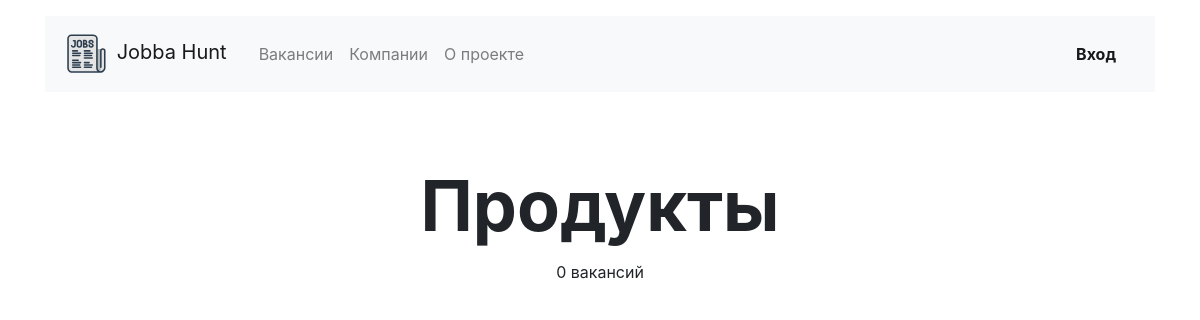
The app's page /jobs/cat/products/, older data.
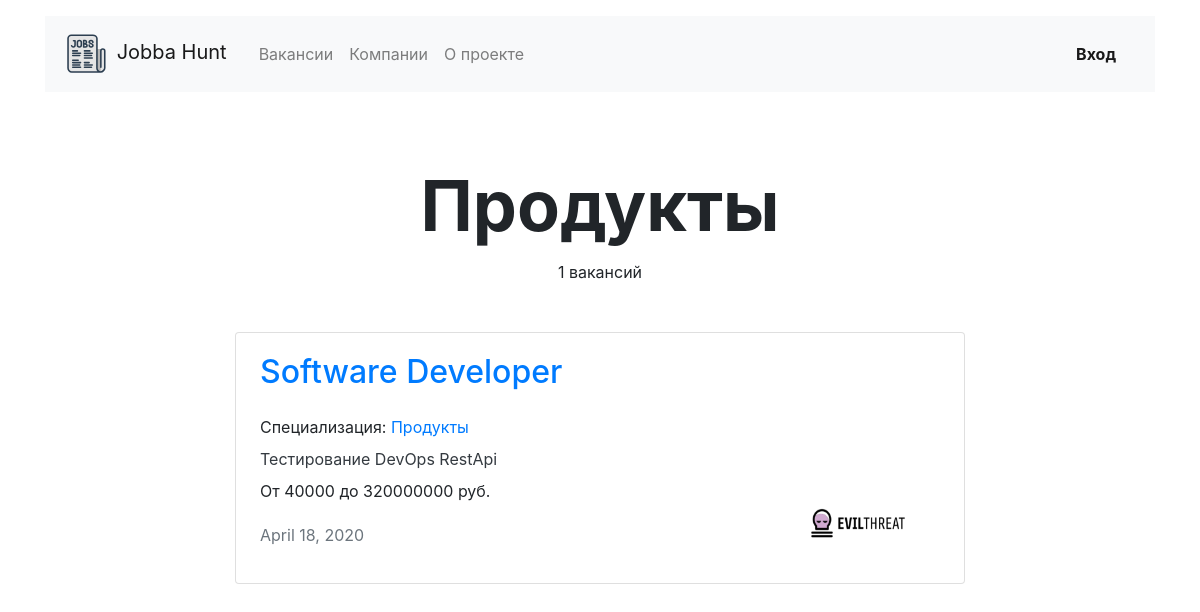
The same page, newer data.
### jobs/models.py (models this page shows, shortened)
class Specialty(models.Model):
    code = models.CharField(max_length=64)
    title = models.CharField(max_length=64)
    picture = models.ImageField(upload_to=settings.MEDIA_SPECIALITY_IMAGE_DIR)
    def __str__(self):
        return self.title

class Vacancy(models.Model):
    title = models.CharField(max_length=64)
    specialty = models.ForeignKey(Specialty,
                                  on_delete=models.CASCADE,
                                  related_name='vacancies')
    company = models.ForeignKey(Company, on_delete=models.CASCADE, related_name='vacancies')
    skills = models.ManyToManyField(Skill, related_name='vacancies')
    description = models.CharField(max_length=256)
    salary_min = models.PositiveIntegerField()
    salary_max = models.PositiveIntegerField()
    published_at = models.DateField(auto_now_add=True)

class Skill(models.Model):
    title = models.CharField(max_length=64)

class Company(models.Model):
    name = models.CharField(max_length=64)
    location = models.CharField(max_length=64)
    logo = models.ImageField(upload_to=settings.MEDIA_COMPANY_IMAGE_DIR)
    description = models.CharField(max_length=256)
    employee_count = models.PositiveIntegerField()
    owner = models.OneToOneField('accounts.CustomUser',
                                 on_delete=models.CASCADE,
                                 related_name='company',
                                 default=None,
                                 null=True)

### jobs/views.py (the view)
# urls.py: path('jobs/cat/<str:specialization>/', SpecializationView.as_view(), name='specialization_detail'),
class SpecializationView(View):
    template_name = "jobs/specialization.html"
    def get(self, request, specialization: str):
        selected_specialization = Specialty.objects.filter(code=specialization).first()
        if selected_specialization == None:
            raise Http404
        return render(
            request,
            self.template_name,
            context={
                "specialization": selected_specialization,
                "vacancies": Vacancy.objects.filter(specialty__code=specialization).all().order_by('-published_at')
            }
        )

### templates/jobs/specialization.html
{% extends 'jobs/base_with_menu_and_vacancies_list.html' %}
{% block header %}
<h1 class="h1 text-center mx-auto mt-4 pt-5" style="font-size: 70px;">
    <strong>{{ specialization.title|title }}</strong></h1>
<p class="text-center pt-1"> {{ vacancies.count }} вакансий</p>
{% endblock %}

### templates/jobs/base_with_menu_and_vacancies_list.html
{% extends 'base_with_menu.html' %}
{% block content %}
<main class="container mt-3">
    <section>
        {% block header %}
        {% endblock %}
        <div class="row mt-5">
            <div class="col-12 col-lg-8 offset-lg-2 m-auto">
                {% for vacancy in vacancies %}
                <div class="card mb-4">
                    <div class="card-body px-4">
                        <div class="row">
                            <div class="col-12 col-md-8 col-lg-9">
                                <a href="{% url 'job_detail' vacancy.pk %}">
                                    <h2 class="h2 pb-2">{{ vacancy.title }}</h2>
                                </a>
                                <div class="py-2">Специализация:
                                    <a href="{% url 'specialization_detail' vacancy.specialty.code %}"
                                        class=" pb-2">{{ vacancy.specialty }}</a>
                                </div>
                                <p class="mb-2 text-dark">
                                    {% for skill in vacancy.skills.all %}
                                    {{ skill.title }}
                                    {% endfor %}
                                </p>
                                <p>От {{ vacancy.salary_min }} до {{ vacancy.salary_max }} руб.</p>
                                <p class="text-muted pt-1">{{ vacancy.published_at }}</p>
                            </div>
                            <div class="col-12 col-md-4 col-lg-3 d-flex align-items-end">
                                <a href="{% url 'company_detail' vacancy.company.pk %}"><img
                                        src="{{ vacancy.company.logo.url }}" width="130" height="80" alt=""></a>
                            </div>
                        </div>
                    </div>
                </div>
                {% endfor %}
            </div>
        </div>
    </section>
</main>
{% endblock %}

### templates/base_with_menu.html (shortened to what this page needs)
{% extends 'base.html' %}
{% block menu %}
{% load static %}
<header class="container mt-3">
    <nav class="navbar navbar-expand-lg navbar-light bg-light">
        <a class="navbar-brand mr-4" href="{% url 'main' %}">
            <img src="{% static "menu/jobs.svg" %}" width="50" height="50" alt=" ">
            Jobba Hunt
        </a>
        <div class="collapse navbar-collapse justify-content-between" id="navbarNav">
            <ul class="navbar-nav col-10">
                <li class="nav-item {% if request.resolver_match.url_name == "vacancies" %}active{% endif %}">
                    <a class="nav-link" href="{% url 'vacancies' %}">Вакансии</a>
                </li>
                <li class="nav-item {% if request.resolver_match.url_name == "companies" %}active{% endif %}">
                    <a class=" nav-link" href="{% url 'companies' %}">Компании</a>
                </li>
                <li class="nav-item">
                    <a class="nav-link" href="{% url 'about' %}">О проекте</a>
                </li>
            </ul>
            <ul class="navbar-nav col-2 justify-content-end">
                {% if user.is_authenticated %}
                <li class="nav-item active dropdown">
                    <a href="#" class="nav-link dropdown-toggle" data-toggle="dropdown"><b
                            class="caret">{{ user.get_full_name }}</b>
                    </a>
                    <ul class="dropdown-menu">
                        <li class="dropdown-item">
                            <a class="nav-link" href="{% url 'user_resume' %}">Резюме</a>
                        </li>
                        <li class="dropdown-item">
                            <a class="nav-link" href="{% url 'user_company' %}">Компания</a>
                        </li>
                        {% if user.company %}
                        <li class="dropdown-item">
                            <a class="nav-link" href="{% url 'user_company_vacancies' %}">Вакансии</a>
                        </li>
                        {% endif %}
                        <div class="dropdown-divider"></div>
                        <li class="dropdown-item">
                            <a class="nav-link" href="{% url 'logout' %}">Выход</a>
                        </li>
                    </ul>
                </li>
                {% else %}
                <li class="nav-item active">
                    <a href="{% url 'login' %}" class="nav-link font-weight-bold">Вход</a>
                </li>
                {% endif %}
            </ul>
        </div>
    </nav>
</header>
{% endblock %}

### templates/base.html (shortened to what this page needs)
<!DOCTYPE html>
<html lang="en">
<head>
    <link rel="stylesheet" href="https://stackpath.bootstrapcdn.com/bootstrap/4.3.1/css/bootstrap.min.css"
>
</head>
<body>
    {% block menu %} {% endblock %}
    {% block content %} {% endblock %}
</body>
</html>

Row changes from the older to the newer data that the page shows:
added Vacancy: title "Software Developer", specialty "Продукты", salary_min "40000", salary_max "320000000", published_at "April 18, 2020", company.logo (picture)
added Skill: title "Тестирование"
added Skill: title "DevOps"
added Skill: title "RestApi"
Text that changed along with them:
{{ vacancies.count }}: "0" → "1"
